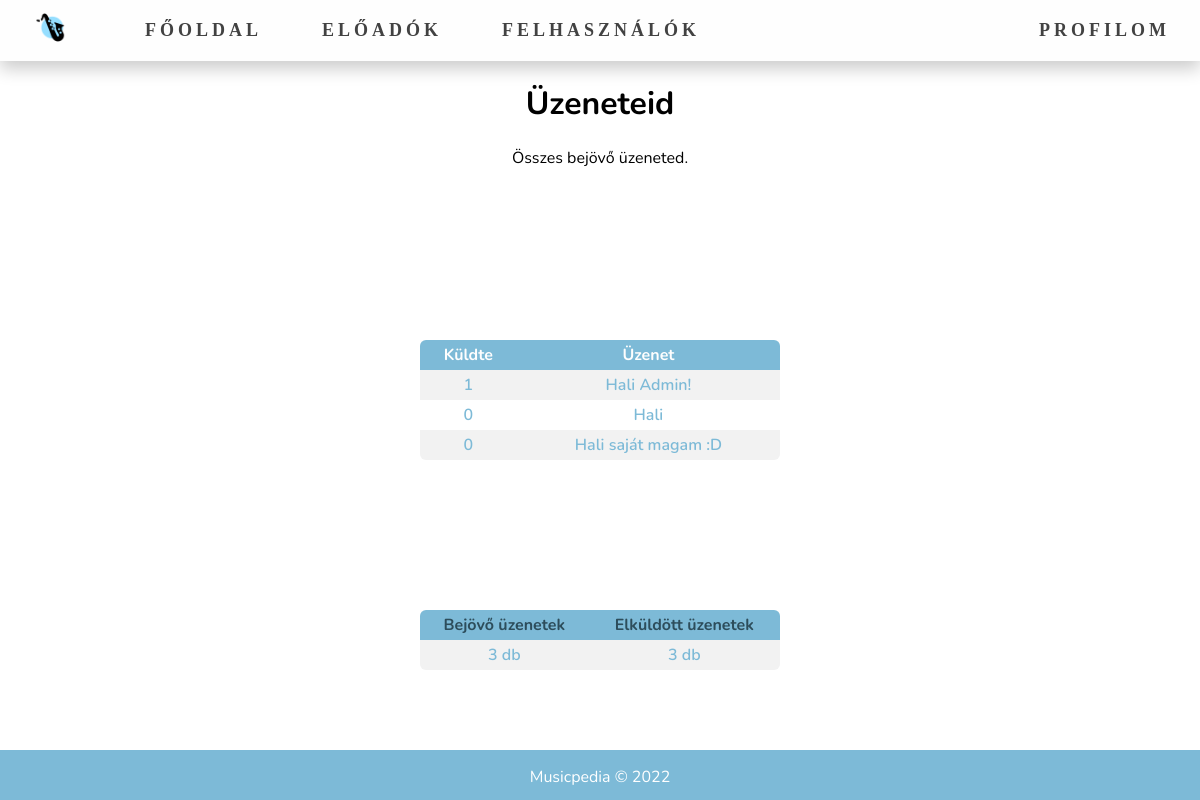
Screenshot of /messages_inbox.php (signed in) with the database file from the repository.
### tables this page shows
CREATE TABLE `messages` (
  `id` int(11) NOT NULL COMMENT 'message id',
  `time` datetime NOT NULL COMMENT 'sent at',
  `sender` int(11) NOT NULL COMMENT 'sender',
  `recipient` int(11) NOT NULL COMMENT 'recipient',
  `message` text NOT NULL COMMENT 'message'
);

### messages_inbox.php (the view, shortened to what this page needs)
<!DOCTYPE html>
<html lang="hu">
<head>
    <?php include './includes/head_auth.php'; ?>
</head>
<body>
<?php include './includes/navigation.php'; ?>
<main class="kontener">
    <header>
        <h1 class="header-felhasznalok">Üzeneteid</h1>
        <p>Összes bejövő üzeneted.</p>
    </header>
    <div class="wrapper">
        <?php
            include("./includes/connection.php");
            $sql = 'SELECT sender AS id, message FROM messages WHERE recipient = ?';
            $stmt = $conn->prepare($sql);
            $stmt->bind_param("i", $_SESSION["id"]);
            $stmt->execute();
            $result = $stmt->get_result();
            if ($result->num_rows > 0) {
                echo "<table class='messages-showcase'><tr><th id='messages-from'>Küldte</th><th id='messages-message'>Üzenet</th></tr>";
                while($row = $result->fetch_assoc()) {
                    echo "<tr>
                            <td headers='messages-from'>" . $row["id"] . "</td>
                            <td headers='messages-message'>". $row["message"] . "</td>
                        </tr>";
                }
                echo "</table>";
            } else {
                echo "";
            }
        ?>
        <?php
          include("./includes/messages.php");
        ?>
    </div>
</main>
<?php include './includes/footer.php'; ?>
</body>
</html>

### assets/styles/main.css (style rules this page uses)
* { font-family: 'Nunito', 'Open Sans', sans-serif; }
body { margin: 0px; }
.kontener { height: 70vh; margin-bottom: 100px; }
.kontener h1, .kontener p { text-align: center; }
div.wrapper { overflow-x: auto; }
table { position: absolute; top: 50%; left: 50%; transform: translate(-50%, -50%); border-collapse: collapse; width: 30vw; border-radius: 6px; overflow: hidden; }
table.messages-showcase { top: 50%; }
th { text-align: center; background-color: #7dbad7; color: #fefefe; }
td { font-weight: 600; text-align: center; color: #7dbad7; }
th, td { padding: 4px; }
tr:nth-child(even) { background-color: #f2f2f2; }

### assets/styles/animaciok.css (style rules this page uses)
.kontener * { animation: fadein 1.5s; }

### rows the page displays
messages: sender "1", message "Hali Admin!"
messages: sender "0", message "Hali"
messages: sender "0", message "Hali saját magam :D"

### other values shown
$row["bejovo"] "3"
$row["elkuldott"] "3"
